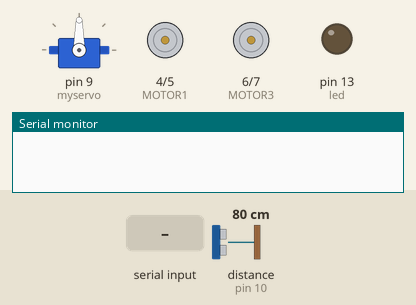
Simulated run of this sketch. Board: Arduino Uno, built with avr-gcc and run on an emulated ATmega328P. Parts: servo, motor-driver pin pairs drawn as motors (green arrow = first pin HIGH = forward, orange = second pin HIGH = backward, longer = more drive), output pins drawn as LEDs (lit = HIGH), the last lines printed to the serial monitor. The inputs (shaded band) are chosen by the test bench; at power-on: distance to the obstacle (sensor on pin 10) 80 cm. The echo pulse lasts 58.3 µs per cm; pins used as bus, display or sensor lines are not drawn.

Above: at 1.2 s.
1.3 s: "1" received over the second serial link
At 1.7 s:
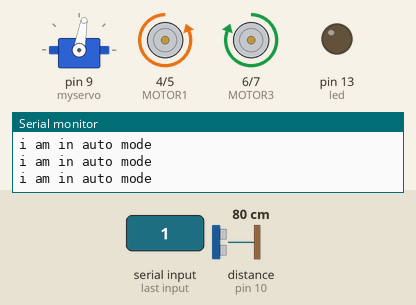
2.8 s: distance to the obstacle (sensor on pin 10) set to 54 cm
5.8 s: distance to the obstacle (sensor on pin 10) set to 48 cm
At 7.09 s:
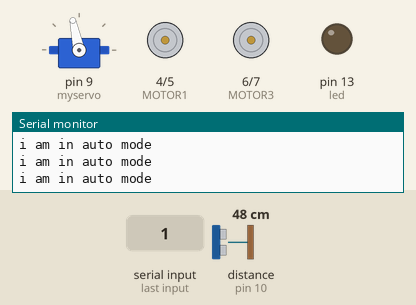
At 8.05 s:
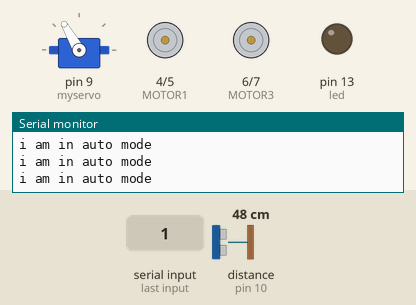
8.8 s: distance to the obstacle (sensor on pin 10) set to 2 cm
At 9.11 s:
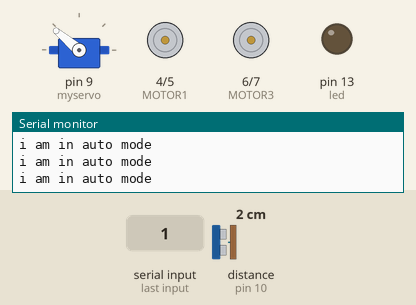
11.8 s: distance to the obstacle (sensor on pin 10) set to 5 cm
14.8 s: distance to the obstacle (sensor on pin 10) set to 8 cm
Timing chart, 0 to 18.8 s (numbered marks = the images above; inputs shaded):
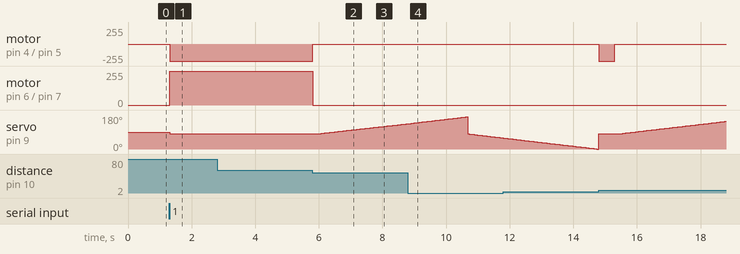

The sketch:

sketch_dec19b.ino
```cpp
#include <Servo.h>
#include <SoftwareSerial.h>

SoftwareSerial BT(0, 1); //TX, RX respetively
String readvoice;
Servo myservo;  // create servo object to control a servo
float val;
float ran;
int  ans;
int distanceCm;
int duration;
//int const LED=13;
int const MOTOR1=4;
int const MOTOR2=5;
int const MOTOR3=6;
int const MOTOR4=7;
const int trigPin = 11;
const int echoPin = 10;
int disleft;
int disright;
int pirsin;
int count;
int i;
int smallright=300;
int smallleft=300;
int pirSensor = 2;
int led = 13;

void setup() {
 BT.begin(9600);
 Serial.begin(9600);
  pinMode(MOTOR1,OUTPUT);
pinMode(MOTOR2,OUTPUT);
pinMode(MOTOR3,OUTPUT);
pinMode(MOTOR4,OUTPUT);
Serial.begin(9600); // Starting Serial Terminal
pinMode(trigPin, OUTPUT);
pinMode(echoPin, INPUT);
myservo.attach(9);
pinMode(pirSensor, INPUT);
  pinMode(led, OUTPUT);
}
//-------------------------------------------------------------------------YOGESH_JADHAV-----------------------------------------------------------------------------//
void left()
{
    digitalWrite(MOTOR1,LOW);
    digitalWrite(MOTOR2,HIGH);   //LEFT turn
    digitalWrite(MOTOR3,LOW);
    digitalWrite(MOTOR4,LOW);
    delay(500);
}

void right()
{
  digitalWrite(MOTOR1,LOW);
  digitalWrite(MOTOR2,LOW);   //RIGHT turn
  digitalWrite(MOTOR3,HIGH);
  digitalWrite(MOTOR4,LOW);
  delay(500);
}

void back()
{
  digitalWrite(MOTOR1,HIGH);
  digitalWrite(MOTOR2,LOW);  //backward
  digitalWrite(MOTOR3,LOW);
  digitalWrite(MOTOR4,HIGH);
  delay(400);
  digitalWrite(MOTOR1,LOW);
  digitalWrite(MOTOR2,LOW);  //backward
  digitalWrite(MOTOR3,LOW);
  digitalWrite(MOTOR4,LOW);
}

void front()
{
  digitalWrite(MOTOR1,LOW);
  digitalWrite(MOTOR2,HIGH);
  digitalWrite(MOTOR3,HIGH); //forward
  digitalWrite(MOTOR4,LOW);
}

void stand()
{
  digitalWrite(MOTOR1,LOW);
  digitalWrite(MOTOR2,LOW);   //stop
  digitalWrite(MOTOR3,LOW);
  digitalWrite(MOTOR4,LOW);
  delay(100);
}

int check_leftRight()
{
  myservo.write(80);
  for(i=80;i<=170;i++)
  {
    myservo.write(i);
    digitalWrite(trigPin, LOW);
    delayMicroseconds(2);
    digitalWrite(trigPin, HIGH);
    delayMicroseconds(10);
    digitalWrite(trigPin, LOW);
    duration = pulseIn(echoPin, HIGH);
    disright= duration*0.034/2;
    if(disright<smallright)
    {
        smallright=disright;
    }
    delay(50);
  }
  for(i=80;i>=0;i--)
  {
    myservo.write(i);
    digitalWrite(trigPin, LOW);
    delayMicroseconds(2);
    digitalWrite(trigPin, HIGH);
    delayMicroseconds(10);
    digitalWrite(trigPin, LOW);
    duration = pulseIn(echoPin, HIGH);
    disright= duration*0.034/2;
    if(disleft<smallleft)
    {
        smallleft=disleft;
    }
    delay(50);
  }
  Serial.println(smallleft);
   Serial.println(smallright);
  myservo.write(80);
 if(disleft>disright)
 {
  digitalWrite(trigPin, LOW);
  digitalWrite(echoPin, LOW);
     return 0;
 }
 if(disright>disleft)
 {
  digitalWrite(trigPin, LOW);
  digitalWrite(echoPin, LOW);
     return 1;
 }

}

int check_distance()
{
  myservo.write(80);
   digitalWrite(trigPin, LOW);
  delayMicroseconds(2);
  digitalWrite(trigPin, HIGH);
  delayMicroseconds(10);
  digitalWrite(trigPin, LOW);
  duration = pulseIn(echoPin, HIGH);
  distanceCm= duration*0.034/2;
  digitalWrite(trigPin, LOW);
  digitalWrite(echoPin, LOW);
  return distanceCm;
}

void pir()
{
  int sensorValue = digitalRead(pirSensor);
  if (sensorValue == 1) {
    digitalWrite(led, HIGH); // The Relay Input works Inversly
  }
  else
  {
  digitalWrite(led,LOW);
  }
}


void loop()
{

start:
  while (BT.available())
  {  //Check if there is an available byte to read
  delay(10); //Delay added to make thing stable
  char c = BT.read(); //Conduct a serial read
  readvoice += c; //build the string- "forward", "reverse", "left" and "right"
  }
  if (readvoice.length() > 0) {
   Serial.println(readvoice);
  }


  if(readvoice == "1")
  {
    for( ; ; )
  {
     readvoice="";
    Serial.println("i am in auto mode");
    val=check_distance();
    if(val<50)
{
   stand();
   ans=check_leftRight();
   if(ans==1)
   {
   myservo.write(80);
   left();
   front();
   Serial.println("left");
   }
   if(ans==0)
   {
   myservo.write(80);
   right();
   front();
   Serial.println("right");
   }

}
else
{
  front();
  myservo.write(80);
}


    while (BT.available())
  {  //Check if there is an available byte to read
  delay(10); //Delay added to make thing stable
  char c = BT.read(); //Conduct a serial read
  readvoice += c; //build the string- "forward", "reverse", "left" and "right"
  }
  if (readvoice.length() > 0) {
   Serial.println(readvoice);
  }
  if(readvoice == "2")
  {
    goto start;
    }
  }
  Serial.println("i am leaving auto mode");
  }


  if(readvoice == "2")
  {
for( ; ; )
  {
     readvoice="";
     while (BT.available())
  {  //Check if there is an available byte to read
  delay(10); //Delay added to make thing stable
  char c = BT.read(); //Conduct a serial read
  readvoice += c; //build the string- "forward", "reverse", "left" and "right"
  }
  if (readvoice.length() > 0) {
   Serial.println(readvoice);
  }
    Serial.println("i am in manual mode");
  pir();
  myservo.write(80);
  val=check_distance();
if(readvoice == "*forward#")
  {
   myservo.write(80);
   val=check_distance();
   if(val<50)
{
   stand();
}

else
{
  front();
  myservo.write(80);
}
  }

  else if(readvoice == "*back#")
  {
    myservo.write(80);
  back();
  }

  else if (readvoice == "*right#")
  {
    right();
    myservo.write(80);
    val=check_distance();
   if(val<50)
{
   stand();
   }

else
{
  front();
  myservo.write(80);
}
  }

 else if ( readvoice == "*left#")
 {
   left();
   myservo.write(80);
   val=check_distance();
   if(val<50)
{
   stand();
}

else
{
  front();
  myservo.write(80);
}
 }

 else if (readvoice == "*stop#")
 {
   stand();
   myservo.write(80);
 }

 else if (val<50)
 {
   stand();
   myservo.write(80);
 }
  else if (readvoice == "1")
 {
  goto start;
 }
  }
  Serial.println("i am leaving manual mode");
}
 } //Reset the variable
```

Measured:
- the behaviour switches between 51 and 50 cm on distance to the obstacle (sensor on pin 10) (found by bisection; images 1 and 2)
- after the input at 1.3 s, motor on pin 4 (MOTOR1) / pin 5 (MOTOR2): stopped → backward 255/255 at once; motor on pin 6 (MOTOR3) / pin 7 (MOTOR4): stopped → forward 255/255 at once; servo on pin 9 (myservo): 90° → 80° at once
- after the input at 5.8 s, motor on pin 4 (MOTOR1) / pin 5 (MOTOR2): backward 255/255 → stopped at once; motor on pin 6 (MOTOR3) / pin 7 (MOTOR4): forward 255/255 → stopped at once; servo on pin 9 (myservo): moves from 80° to 134° over 2.8 s, starting after 0.17 s
